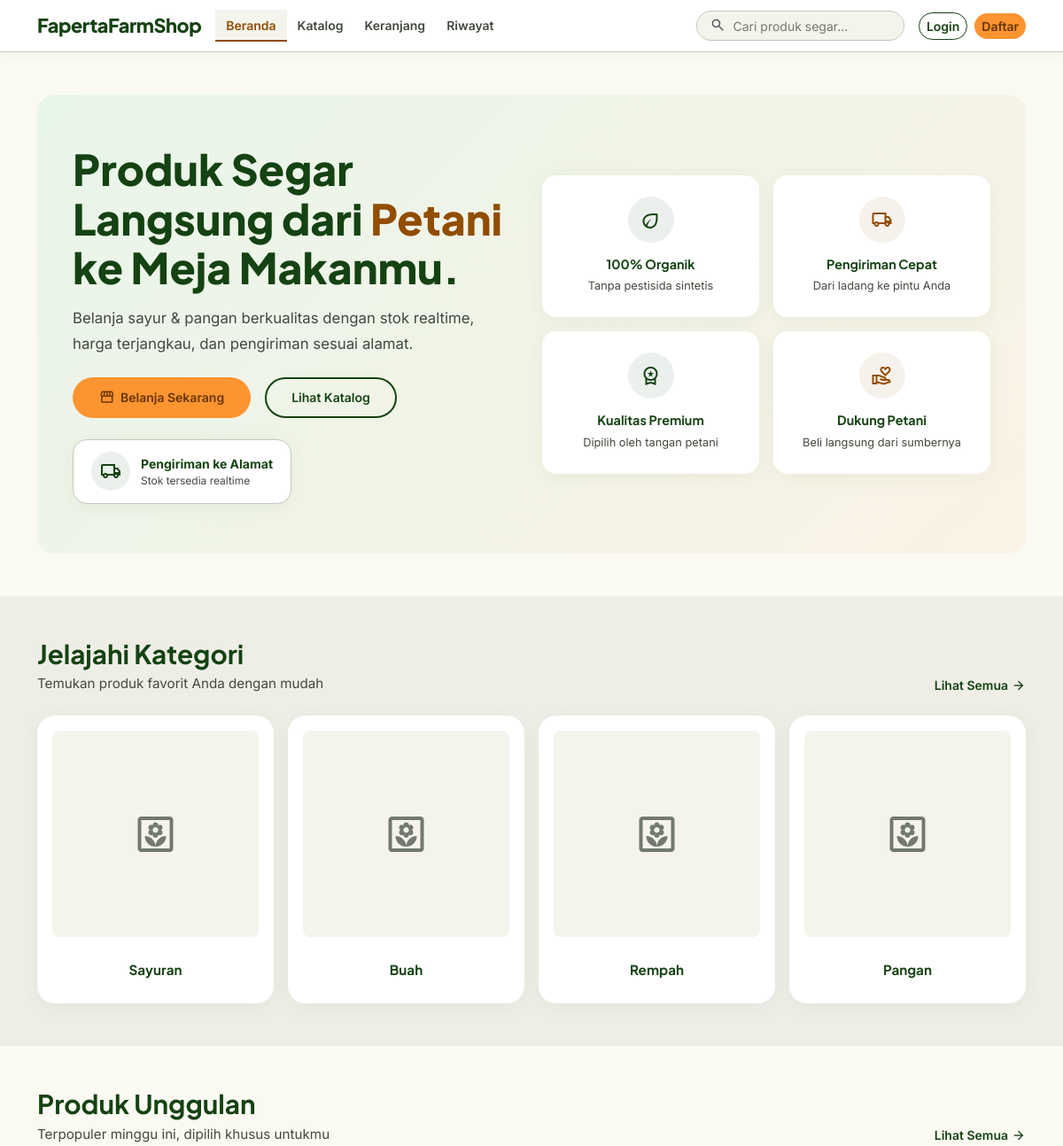
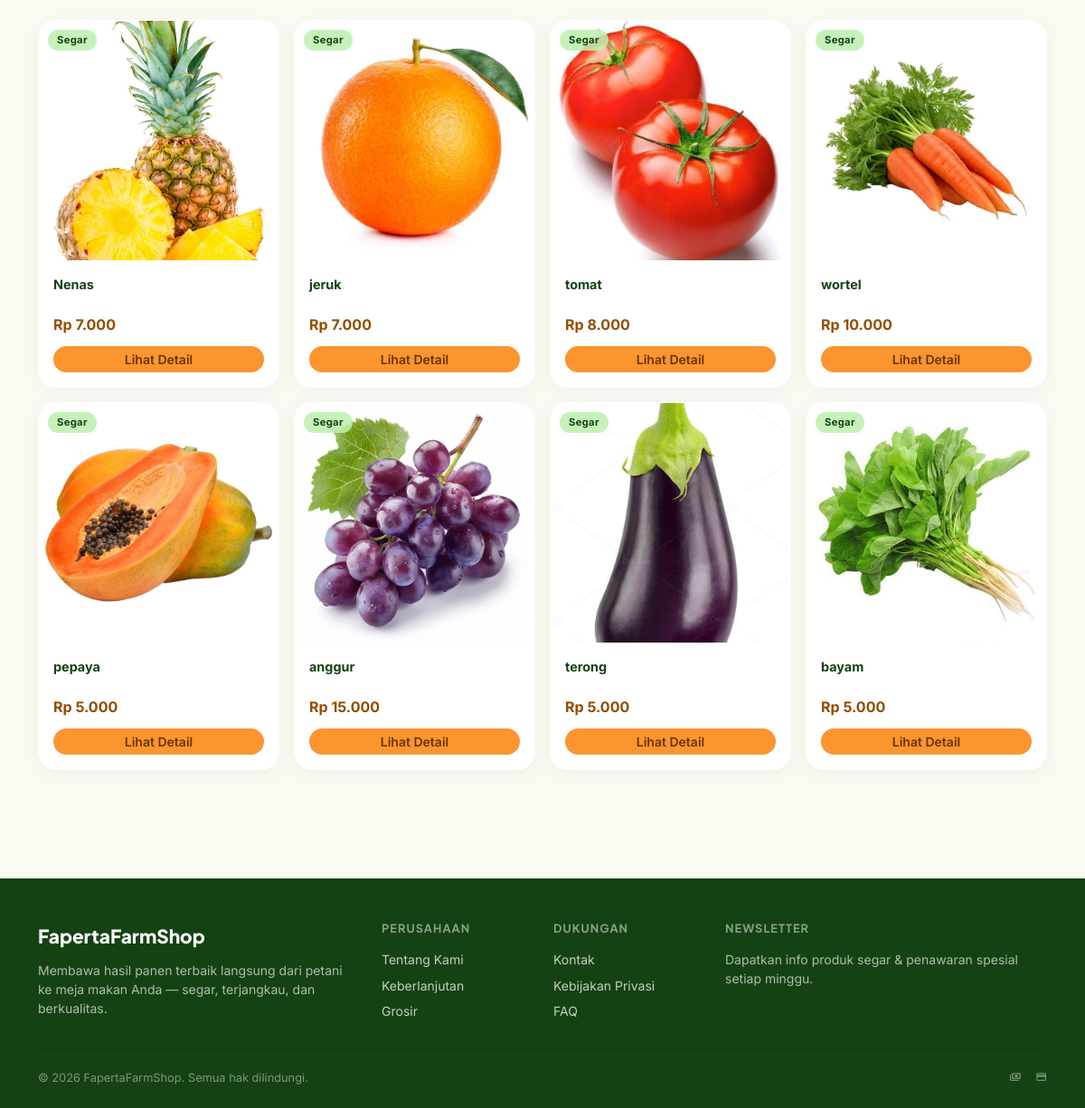
The page / on the database its author committed (2 pictures, top to bottom).
### tables this page shows
CREATE TABLE `kategori` (
  `id` int(10) UNSIGNED NOT NULL,
  `nama_kategori` varchar(150) NOT NULL,
  `slug` varchar(170) NOT NULL,
  `created_at` timestamp NOT NULL DEFAULT current_timestamp()
);

CREATE TABLE `produk` (
  `id` int(10) UNSIGNED NOT NULL,
  `id_kategori` int(10) UNSIGNED NOT NULL,
  `nama_produk` varchar(200) NOT NULL,
  `deskripsi` text NOT NULL,
  `harga` int(10) UNSIGNED NOT NULL,
  `stok` int(11) NOT NULL DEFAULT 0,
  `foto` longblob DEFAULT NULL,
  `status` enum('aktif','nonaktif') NOT NULL DEFAULT 'aktif',
  `created_at` timestamp NOT NULL DEFAULT current_timestamp()
);

### includes/helpers.php (called while the page is built, shortened)
<?php
function e(string $value): string
{
    return htmlspecialchars($value, ENT_QUOTES, 'UTF-8');
}
function base_url(string $path = ''): string
{
    $base = '/Web_Fap';
    return $base . '/' . ltrim($path, '/');
}
function format_rupiah(int $angka): string
{
    return 'Rp ' . number_format($angka, 0, ',', '.');
}

### index.php (the view, shortened to what this page needs)
<?php
require_once __DIR__ . '/includes/db.php';
require_once __DIR__ . '/includes/helpers.php';
$produkUnggulan = $pdo->query("
    SELECT id, nama_produk, harga, foto
    FROM produk
    WHERE status='aktif' AND stok > 0
    ORDER BY created_at DESC
    LIMIT 8
")->fetchAll();
$kategoriList = $pdo->query("
    SELECT id, nama_kategori, slug
    FROM kategori
    ORDER BY id ASC
")->fetchAll();
include __DIR__ . '/includes/header.php';
?>
<section class="container my-4 my-md-5">
  <div class="hero-section">
    <div class="row align-items-center g-4">
      <div class="col-lg-6">
        <h1>
          Produk Segar Langsung dari <span>Petani</span> ke Meja Makanmu.
        </h1>
        <p class="my-3" style="font-size:1.05rem;max-width:480px">
          Belanja sayur &amp; pangan berkualitas dengan stok realtime, harga terjangkau, dan pengiriman sesuai alamat.
        </p>
        <div class="d-flex flex-wrap gap-3 mt-4">
          <a href="<?= base_url('/katalog.php') ?>" class="btn-secondary-fill">
            <span class="material-symbols-outlined" style="font-size:1.1rem">storefront</span>
            Belanja Sekarang
          </a>
          <a href="<?= base_url('/katalog.php') ?>" class="btn-outline-primary-pill">
            Lihat Katalog
          </a>
        </div>
        <div class="delivery-badge mt-4 d-inline-flex">
          <div class="icon-wrap">
            <span class="material-symbols-outlined">local_shipping</span>
          </div>
          <div>
            <div style="font-weight:700;font-size:.875rem;color:var(--clr-primary)">Pengiriman ke Alamat</div>
            <div style="font-size:.75rem;color:var(--clr-on-surface-var)">Stok tersedia realtime</div>
          </div>
        </div>
      </div>
      <div class="col-lg-6">
        <div class="row g-3">
          <div class="col-6">
            <div class="p-4 rounded-4 text-center h-100 card-feature">
              <div class="feat-icon mx-auto" style="background:rgba(21,66,18,.08)">
                <span class="material-symbols-outlined" style="color:var(--clr-primary)">eco</span>
              </div>
              <h5>100% Organik</h5>
              <p>Tanpa pestisida sintetis</p>
            </div>
          </div>
          <div class="col-6">
            <div class="p-4 rounded-4 text-center h-100 card-feature">
              <div class="feat-icon mx-auto" style="background:rgba(145,77,0,.08)">
                <span class="material-symbols-outlined" style="color:var(--clr-secondary)">local_shipping</span>
              </div>
              <h5>Pengiriman Cepat</h5>
              <p>Dari ladang ke pintu Anda</p>
            </div>
          </div>
          <div class="col-6">
            <div class="p-4 rounded-4 text-center h-100 card-feature">
              <div class="feat-icon mx-auto" style="background:rgba(21,66,18,.08)">
                <span class="material-symbols-outlined" style="color:var(--clr-primary)">workspace_premium</span>
              </div>
              <h5>Kualitas Premium</h5>
              <p>Dipilih oleh tangan petani</p>
            </div>
          </div>
          <div class="col-6">
            <div class="p-4 rounded-4 text-center h-100 card-feature">
              <div class="feat-icon mx-auto" style="background:rgba(145,77,0,.08)">
                <span class="material-symbols-outlined" style="color:var(--clr-secondary)">volunteer_activism</span>
              </div>
              <h5>Dukung Petani</h5>
              <p>Beli langsung dari sumbernya</p>
            </div>
          </div>
        </div>
      </div>
    </div>
  </div>
</section>
<?php if ($kategoriList): ?>
<section class="bg-section py-5">
  <div class="container">
    <div class="d-flex justify-content-between align-items-end mb-4">
      <div>
        <h2 class="section-title">Jelajahi Kategori</h2>
        <p class="section-sub mb-0">Temukan produk favorit Anda dengan mudah</p>
      </div>
      <a href="<?= base_url('/katalog.php') ?>" class="section-link d-none d-md-flex">
        Lihat Semua
        <span class="material-symbols-outlined" style="font-size:1rem">arrow_forward</span>
      </a>
    </div>
    <div class="row row-cols-2 row-cols-md-4 g-3">
      <?php foreach ($kategoriList as $k): ?>
        <div class="col">
          <a href="<?= base_url('/katalog.php?kategori=' . e((string)$k['slug'])) ?>" class="text-decoration-none">
            <div class="card-category p-3">
              <div class="cat-img-wrap rounded-3 mb-3 overflow-hidden" style="aspect-ratio:1/1;background:var(--clr-surface-low)">
                <div class="w-100 h-100 d-flex align-items-center justify-content-center" style="min-height:120px">
                  <span class="material-symbols-outlined" style="font-size:3rem;color:var(--clr-outline)">yard</span>
                </div>
              </div>
              <h3 style="font-size:.95rem;color:var(--clr-primary);font-weight:700;margin:0;text-align:center">
                <?php echo e((string)$k['nama_kategori']); ?>
              </h3>
            </div>
          </a>
        </div>
      <?php endforeach; ?>
    </div>
  </div>
</section>
<?php endif; ?>
<section class="container py-5">
  <div class="d-flex justify-content-between align-items-end mb-4">
    <div>
      <h2 class="section-title">Produk Unggulan</h2>
      <p class="section-sub mb-0">Terpopuler minggu ini, dipilih khusus untukmu</p>
    </div>
    <a href="<?= base_url('/katalog.php') ?>" class="section-link d-none d-md-flex">
      Lihat Semua
      <span class="material-symbols-outlined" style="font-size:1rem">arrow_forward</span>
    </a>
  </div>
  <div class="row row-cols-2 row-cols-md-4 g-3">
    <?php foreach ($produkUnggulan as $p): ?>
      <div class="col">
        <div class="card-product">
          <div class="product-img-wrap">
            <img
              src="<?php echo !empty($p['foto'])
                ? base_url('/uploads/produk/') . e((string)$p['foto'])
                : 'https://placehold.co/400x400/e8f5e9/2d5a27?text=' . urlencode(e((string)$p['nama_produk'])); ?>"
              alt="<?php echo e((string)$p['nama_produk']); ?>"
              loading="lazy">
            <span class="card-badge">Segar</span>
          </div>
          <div class="p-3">
            <div style="font-weight:700;font-size:.9rem;color:var(--clr-primary);min-height:38px">
              <?php echo e((string)$p['nama_produk']); ?>
            </div>
            <div style="font-weight:700;font-size:1rem;color:var(--clr-secondary);margin:.3rem 0 .75rem">
              <?php echo e(format_rupiah((int)$p['harga'])); ?>
            </div>
            <a href="<?= base_url('/detail-produk.php?id=' . (int)$p['id']) ?>"
               class="btn btn-accent btn-sm w-100">Lihat Detail</a>
          </div>
        </div>
      </div>
    <?php endforeach; ?>
  </div>
</section>
<?php include __DIR__ . '/includes/footer.php'; ?>

### includes/header.php (shortened to what this page needs)
<?php
require_once __DIR__ . '/helpers.php';
function render_nav(): void
{
    $isLogin = !empty($_SESSION['user_id']);
    $nama    = e((string)($_SESSION['nama'] ?? ''));
    $current = basename($_SERVER['PHP_SELF'] ?? '');
    $links = [
        'index.php'         => 'Beranda',
        'katalog.php'       => 'Katalog',
        'keranjang.php'     => 'Keranjang',
        'riwayat-pesanan.php' => 'Riwayat',
    ];
    $navItems = '';
    foreach ($links as $file => $label) {
        $isActive = ($current === basename($file)) ? 'active' : '';
        $navItems .= '<li class="nav-item">'
            . '<a class="nav-link ' . $isActive . '" href="' . base_url('/' . $file) . '">' . $label . '</a>'
            . '</li>';
    }
    if ($isLogin) {
        $right = '<div class="d-flex align-items-center gap-2">'
            . '<span class="text-muted fw-semibold me-1" style="font-size:.875rem">Hai, ' . $nama . '</span>'
            . '<a href="' . base_url('/logout.php') . '" class="btn btn-outline-danger btn-sm">Logout</a>'
            . '</div>';
    } else {
        $right = '<div class="d-flex align-items-center gap-2">'
            . '<a href="' . base_url('/login.php') . '" class="btn btn-outline-success btn-sm">Login</a>'
            . '<a href="' . base_url('/register.php') . '" class="btn btn-accent btn-sm">Daftar</a>'
            . '</div>';
    }
    echo '
    <header class="site-header">
      <nav class="navbar navbar-expand-lg py-2">
        <div class="container">
          <a class="navbar-brand" href="' . base_url('/index.php') . '">FapertaFarmShop</a>
          <button class="navbar-toggler border-0" type="button" data-bs-toggle="collapse" data-bs-target="#mainNav" aria-label="Menu">
            <span class="navbar-toggler-icon"></span>
          </button>
          <div class="collapse navbar-collapse" id="mainNav">
            <ul class="navbar-nav me-auto mb-2 mb-lg-0">' . $navItems . '</ul>
            <div class="d-none d-lg-flex align-items-center me-3">
              <form class="header-search" method="GET" action="' . base_url('/katalog.php') . '">
                <span class="material-symbols-outlined text-muted" style="font-size:1.1rem">search</span>
                <input type="text" name="q" placeholder="Cari produk segar...">
              </form>
            </div>
            ' . $right . '
          </div>
        </div>
      </nav>
    </header>';
}
?>
<!doctype html>
<html lang="id">
<head>
  <link href="https://cdn.jsdelivr.net/npm/bootstrap@5.3.3/dist/css/bootstrap.min.css" rel="stylesheet">
  <link href="<?php echo base_url('/assets/css/style.css'); ?>" rel="stylesheet">
</head>
<body>
  <?php render_nav(); ?>
  <main class="pb-4">

### includes/footer.php (shortened to what this page needs)
  </main>
  <footer class="site-footer mt-5">
    <div class="container">
      <div class="row g-4">
        <div class="col-12 col-md-4">
          <span class="footer-brand">FapertaFarmShop</span>
          <p>Membawa hasil panen terbaik langsung dari petani ke meja makan Anda — segar, terjangkau, dan berkualitas.</p>
        </div>
        <div class="col-6 col-md-2">
          <h6>Perusahaan</h6>
          <a href="#">Tentang Kami</a>
          <a href="#">Keberlanjutan</a>
          <a href="#">Grosir</a>
        </div>
        <div class="col-6 col-md-2">
          <h6>Dukungan</h6>
          <a href="#">Kontak</a>
          <a href="#">Kebijakan Privasi</a>
          <a href="#">FAQ</a>
        </div>
        <div class="col-12 col-md-4">
          <h6>Newsletter</h6>
          <p>Dapatkan info produk segar & penawaran spesial setiap minggu.</p>
        </div>
      </div>
      <hr class="footer-divider">
      <div class="d-flex flex-column flex-md-row justify-content-between align-items-center gap-2">
        <p class="footer-copy mb-0">© <?php echo date('Y'); ?> FapertaFarmShop. Semua hak dilindungi.</p>
        <div class="d-flex gap-3">
          <span class="material-symbols-outlined footer-copy">payments</span>
          <span class="material-symbols-outlined footer-copy">credit_card</span>
        </div>
      </div>
    </div>
  </footer>
</body>
</html>

### rows shown on the page
kategori: nama_kategori "Sayuran"
kategori: nama_kategori "Buah"
kategori: nama_kategori "Rempah"
kategori: nama_kategori "Pangan"
produk: foto (picture), nama_produk "Nenas", harga "Rp 7.000"
produk: foto (picture), nama_produk "jeruk", harga "Rp 7.000"
produk: foto (picture), nama_produk "tomat", harga "Rp 8.000"
produk: foto (picture), nama_produk "wortel", harga "Rp 10.000"
produk: foto (picture), nama_produk "pepaya", harga "Rp 5.000"
produk: foto (picture), nama_produk "anggur", harga "Rp 15.000"
produk: foto (picture), nama_produk "terong", harga "Rp 5.000"
produk: foto (picture), nama_produk "bayam", harga "Rp 5.000"

### other values the page prints
$label "Beranda"
$label "Katalog"
$label "Keranjang"
$label "Riwayat"
